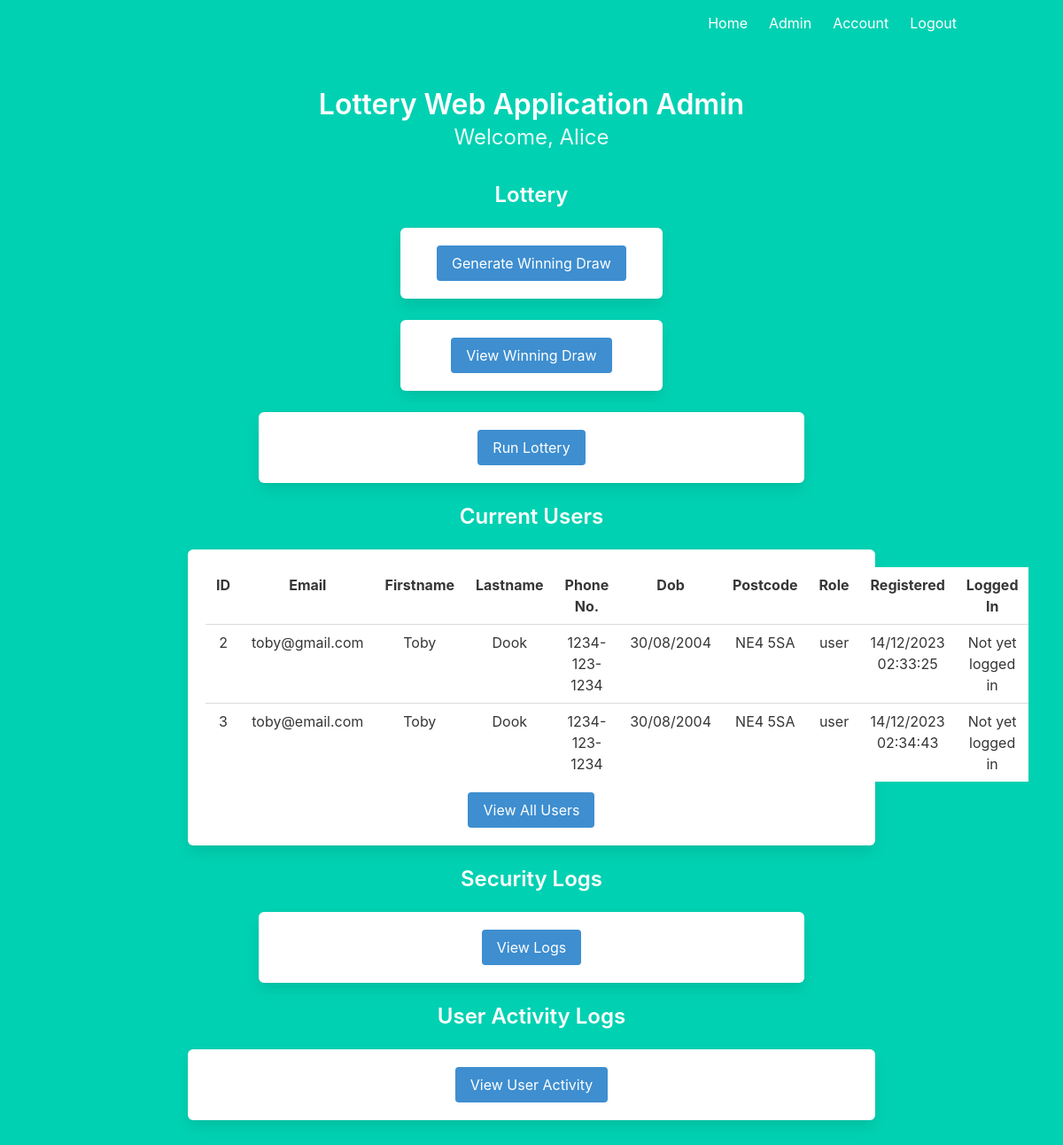
Page /view_all_users (signed in) on the earlier database version.
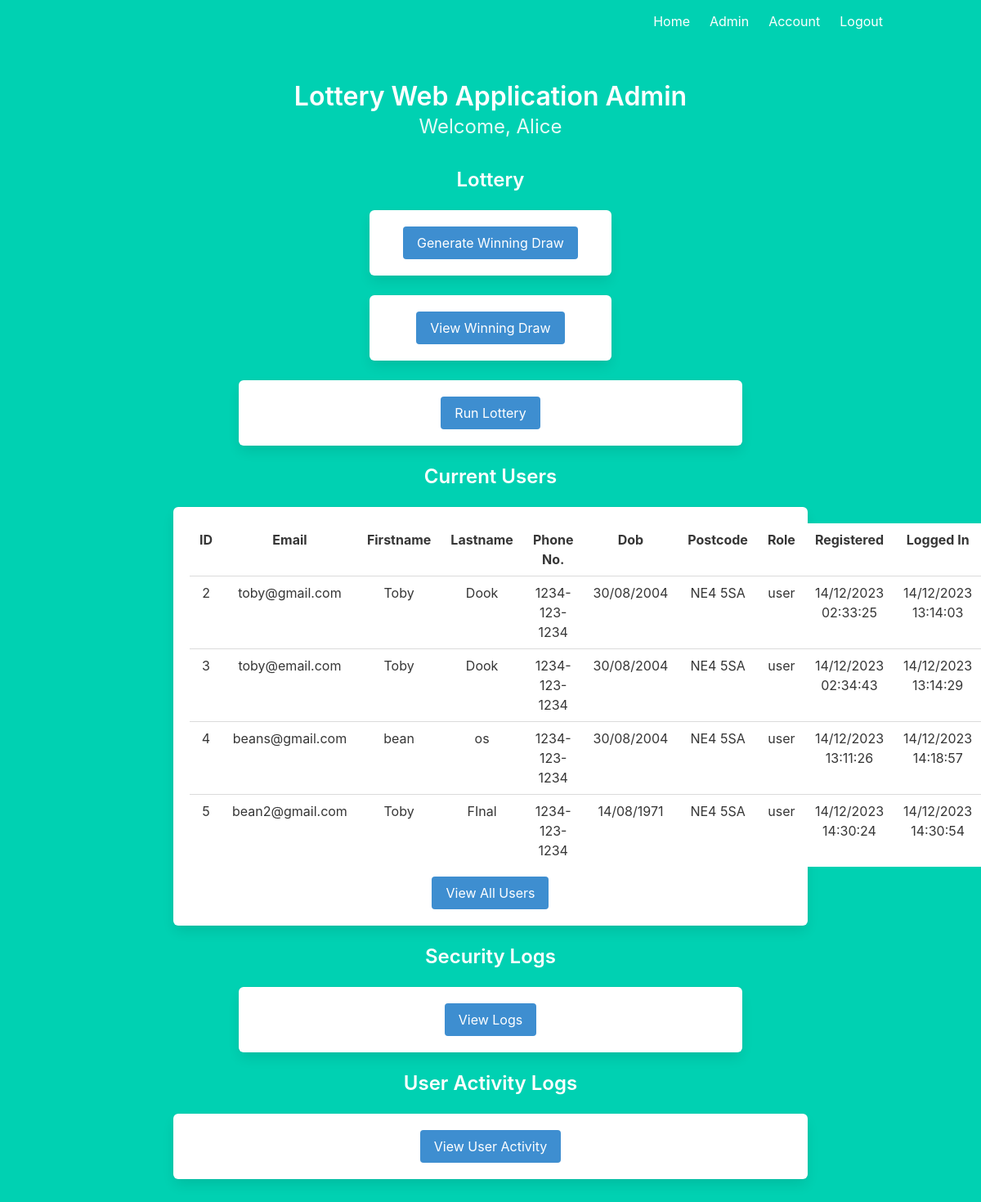
Same page on the later database version.
### models.py (models this page shows, shortened)
class User(db.Model, UserMixin):
    __tablename__ = 'users'
    id = db.Column(db.Integer, primary_key=True)
    email = db.Column(db.String(100), nullable=False, unique=True)
    password = db.Column(db.String(100), nullable=False)
    firstname = db.Column(db.String(100), nullable=False)
    lastname = db.Column(db.String(100), nullable=False)
    phone = db.Column(db.String(100), nullable=False)
    dob = db.Column(db.String(100), nullable=False)
    postcode = db.Column(db.String(100), nullable=False)
    role = db.Column(db.String(100), nullable=False, default='user')
    pin_key = db.Column(db.String(32), nullable=False, default=pyotp.random_base32())
    registered_on = db.Column(db.DateTime, nullable=False)
    current_login = db.Column(db.DateTime, nullable=True)
    last_login = db.Column(db.DateTime, nullable=True)
    post_key = db.Column(db.BLOB, nullable=False, default=Fernet.generate_key())
    draws = db.relationship('Draw')

### admin/views.py (the view)
@admin_blueprint.route('/view_all_users')
@requires_roles('admin')
def view_all_users():
    current_users = User.query.filter_by(role='user').all()
    return render_template('admin/admin.html', name=current_user.firstname, current_users=current_users)

### app.py (called while the page is built)
@login_manager.user_loader
def load_user(id):
    return User.query.get(int(id))

### users/views.py (called while the page is built)
def requires_roles(*roles):
    def wrapper(f):
        @wraps(f)
        def wrapped(*args, **kwargs):
            if current_user.role not in roles:
                return render_template('403.html')
            return f(*args, **kwargs)
        return wrapped
    return wrapper

### templates/admin/admin.html (shortened to what this page needs)
{% extends "base.html" %}
{% block content %}
<h3 class="title is-3">Lottery Web Application Admin</h3>
<h4 class="subtitle is-4">
    Welcome, {{ name }}
</h4>
<div class="column is-4 is-offset-4">
    <h4 class="title is-4">Lottery</h4>
    <div class="box">
        <form action="/generate_winning_draw">
            <div>
                <button class="button is-info is-centered">Generate Winning Draw</button>
            </div>
        </form>
    </div>
</div>
<div class="column is-4 is-offset-4">
    <div class="box">
        <form action="/view_winning_draw">
            <div>
                <button class="button is-info is-centered">View Winning Draw</button>
            </div>
        </form>
    </div>
</div>
<div class="column is-8 is-offset-2">
    <div class="box">
        <form action="/run_lottery">
            <div>
                <button class="button is-info is-centered">Run Lottery</button>
            </div>
        </form>
    </div>
</div>
<div class="column is-10 is-offset-1">
    <h4 class="title is-4">Current Users</h4>
    <div class="box">
        {% if current_users %}
            <div class="field">
                <table class="table">
                    <tr>
                        <th>ID</th>
                        <th>Email</th>
                        <th>Firstname</th>
                        <th>Lastname</th>
                        <th>Phone No.</th>
                        <th>Dob</th>
                        <th>Postcode</th>
                        <th>Role</th>
                        <th>Registered</th>
                        <th>Logged In</th>
                    </tr>
                    {% for user in current_users %}
                        <tr>
                            <td>{{ user.id }}</td>
                            <td>{{ user.email }}</td>
                            <td>{{ user.firstname }}</td>
                            <td>{{ user.lastname }}</td>
                            <td>{{ user.phone }}</td>
                            <td>{{ user.dob }}</td>
                            <td>{{ user.postcode }}</td>
                            <td>{{ user.role }}</td>
                                <td>{{ user.registered_on.strftime('%d/%m/%Y %H:%M:%S') }}</td>
                                {% if user.current_login %}
                                    <td>{{ user.current_login.strftime('%d/%m/%Y %H:%M:%S') }}</td>
                                {% else %}
                                    <td>Not yet logged in</td>
                                {% endif %}
                        </tr>
                    {% endfor %}
                </table>
            </div>
        {% endif %}
        <form action="/view_all_users">
            <div>
                <button class="button is-info is-centered">View All Users</button>
            </div>
        </form>
    </div>
</div>
<div class="column is-8 is-offset-2" id="test">
    <h4 class="title is-4">Security Logs</h4>
    <div class="box">
        <form action="/logs">
            <div>
                <button class="button is-info is-centered">View Logs</button>
            </div>
        </form>
        </div>
    </div>
<div class="column is-10 is-offset-1">
    <h4 class="title is-4">User Activity Logs</h4>
    <div class="box">
        <form action="/view_user_activity">
            <div>
                <button class="button is-info is-centered">View User Activity</button>
            </div>
        </form>
    </div>
</div>
{% endblock %}

### templates/base.html (shortened to what this page needs)
<!DOCTYPE html>
<html>
<head>
    <link rel="stylesheet" href="https://cdnjs.cloudflare.com/ajax/libs/bulma/0.7.2/css/bulma.min.css" />
</head>
<body>
    <section class="hero is-primary is-fullheight">
        <div class="hero-head">
            <nav class="navbar">
                <div class="container">
                    <div id="navbarMenuHeroA" class="navbar-menu">
                       <div class="navbar-end">
                            <a href="{{ url_for('index') }}" class="navbar-item">
                               Home
                            </a>
                                {% if current_user.role == 'admin' %}
                            <a href="{{ url_for('admin.admin') }}" class="navbar-item">
                                Admin
                            </a>
                                    {% endif %}
                            <a href="{{ url_for('users.account') }}" class="navbar-item">
                                Account
                            </a>
                            {% if current_user.is_authenticated %}
                            <a href="{{ url_for('users.logout')}}" class="navbar-item">
                                Logout
                            </a>
                            {% endif %}
                       </div>
                    </div>
                </div>
            </nav>
        </div>
        <div class="hero-body">
            <div class="container has-text-centered">
               {% block content %}
               {% endblock %}
            </div>
        </div>
    </section>
</body>
</html>

### templates/base.html (style rules this page uses)
.table { margin-left: auto; margin-right: auto; }

Differences in the rows shown:
changed User "toby@gmail.com": current_login (not shown) → "14/12/2023 13:14:03"; no longer shows "Not yet logged in"
changed User "toby@email.com": current_login (not shown) → "14/12/2023 13:14:29"; no longer shows "Not yet logged in"
added User: id "4", email "beans@gmail.com", firstname "bean", lastname "os", phone "1234-123-1234", dob "30/08/2004", postcode "NE4 5SA", role "user", registered_on "14/12/2023 13:11:26", current_login "14/12/2023 14:18:57"
added User: id "5", email "bean2@gmail.com", firstname "Toby", lastname "FInal", phone "1234-123-1234", dob "14/08/1971", postcode "NE4 5SA", role "user", registered_on "14/12/2023 14:30:24", current_login "14/12/2023 14:30:54"
